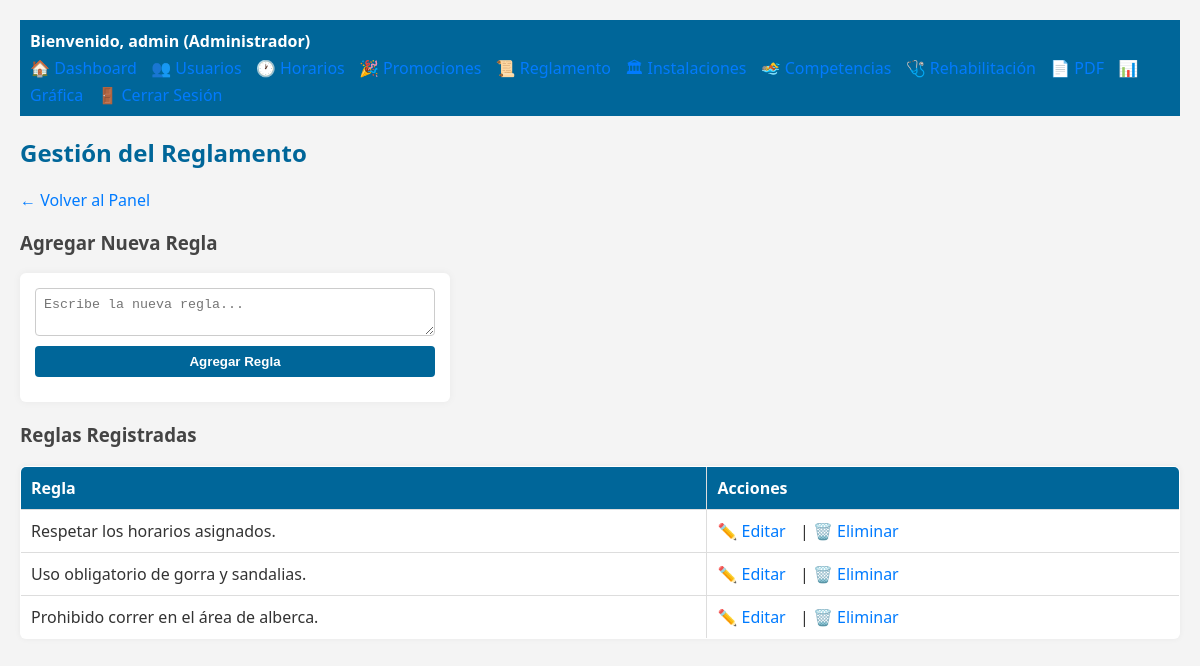
/admin/gestionar_reglamento.php (signed in), run on the app's committed database.
### tables this page shows
CREATE TABLE reglamento (
    id INT AUTO_INCREMENT PRIMARY KEY,
    regla TEXT
);

### admin/gestionar_reglamento.php (the view, shortened to what this page needs)
<?php
require_once '../database/conexion.php';
include '../includes/navbar.php';
$sql = $conn->query("SELECT * FROM reglamento");
$reglas = $sql->fetchAll(PDO::FETCH_ASSOC);
?>
<!DOCTYPE html>
<html lang="es">
<head>
    <link rel="stylesheet" href="../assets/estilos.css">
</head>
<body>
    <h2>Gestión del Reglamento</h2>
    <a href="dashboard.php">← Volver al Panel</a>
    <h3>Agregar Nueva Regla</h3>
    <form method="post">
        <textarea name="regla" placeholder="Escribe la nueva regla..." required></textarea><br>
        <button type="submit">Agregar Regla</button>
    </form>
    <h3>Reglas Registradas</h3>
    <table border="1" cellpadding="10">
        <thead>
            <tr>
                <th>Regla</th>
                <th>Acciones</th>
            </tr>
        </thead>
        <tbody>
            <?php foreach ($reglas as $r): ?>
            <tr>
                <td><?= $r['regla'] ?></td>
                <td>
                    <a href="editar_regla.php?id=<?= $r['id'] ?>">✏️ Editar</a> |
                    <a href="eliminar_regla.php?id=<?= $r['id'] ?>" onclick="return confirm('¿Eliminar esta regla?')">🗑️ Eliminar</a>
                </td>
            </tr>
            <?php endforeach; ?>
        </tbody>
    </table>
</body>
</html>

### assets/estilos.css (style rules this page uses)
body { font-family: 'Segoe UI', sans-serif; background-color: #f4f4f4; margin: 0; padding: 20px; color: #333; }
h2 { color: #006699; }
h3 { color: #444; }
a { text-decoration: none; color: #007BFF; margin-right: 10px; }
form { background-color: #ffffff; padding: 15px; margin-bottom: 20px; border-radius: 6px; box-shadow: 0 0 8px rgba(0,0,0,0.05); max-width: 400px; }
form input, form select, form textarea, form button { width: 100%; margin-bottom: 10px; padding: 8px; border-radius: 4px; border: 1px solid #ccc; }
form button { background-color: #006699; color: white; font-weight: bold; cursor: pointer; border: none; }
table { width: 100%; border-collapse: collapse; background-color: #fff; border-radius: 6px; box-shadow: 0 0 6px rgba(0,0,0,0.05); overflow: hidden; }
table th, table td { border: 1px solid #ddd; padding: 10px; text-align: left; }
table th { background-color: #006699; color: white; }

### data on the page
reglamento: regla "Respetar los horarios asignados."
reglamento: regla "Uso obligatorio de gorra y sandalias."
reglamento: regla "Prohibido correr en el área de alberca."

### other printed values
$usuario "admin"
$nivel "Administrador"
